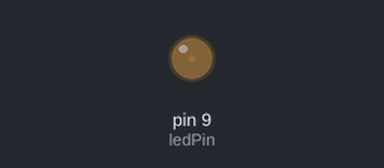
A sketch run on a simulated Arduino Uno, built with avr-gcc and run on an emulated ATmega328P. On the bench: output pins drawn as LEDs (lit = HIGH).

Above: at 0.05 s.
At 1.15 s:
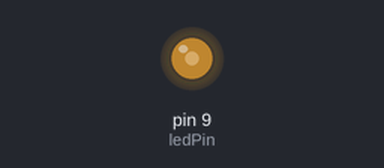
At 2.3 s:
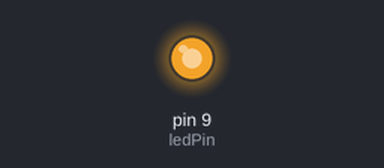
At 4.55 s:
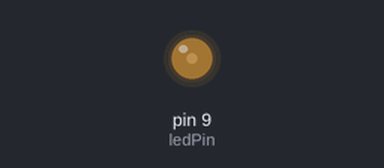
Timing chart, 0 to 6.6 s (numbered marks = the images above):
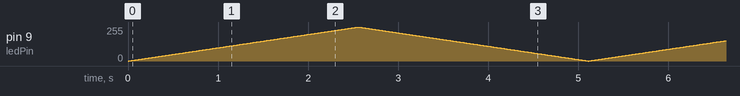

The sketch:

0429_fadeled_lhg.ino
```cpp
int ledPin = 9; // 아날로그 핀 번호 설정
int brightness = 0; // LED 밝기
int fadeAmount = 1; // LED fade 할 포인트 수
//
void setup()
{
  // 핀 번호 9를 출력으로 선언
  pinMode(ledPin, OUTPUT);
}

// 반복 구문
void loop()
{
  // 아날로그 핀 번호 9 세팅
  analogWrite(ledPin, brightness);

  // 반복하면서 다음 밝기 변경
  brightness = brightness + fadeAmount;

  // fade 끝에서 fade 방향을 반대로
  if (brightness <= 0 || brightness >= 255) {
    fadeAmount = -fadeAmount;
  }
  // 10 밀리초 기다리기
  delay(10);
}
```
